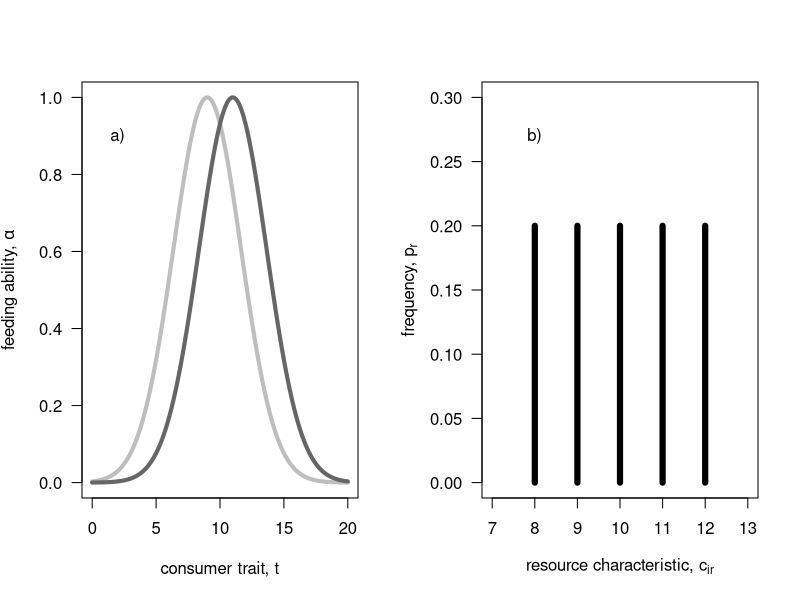
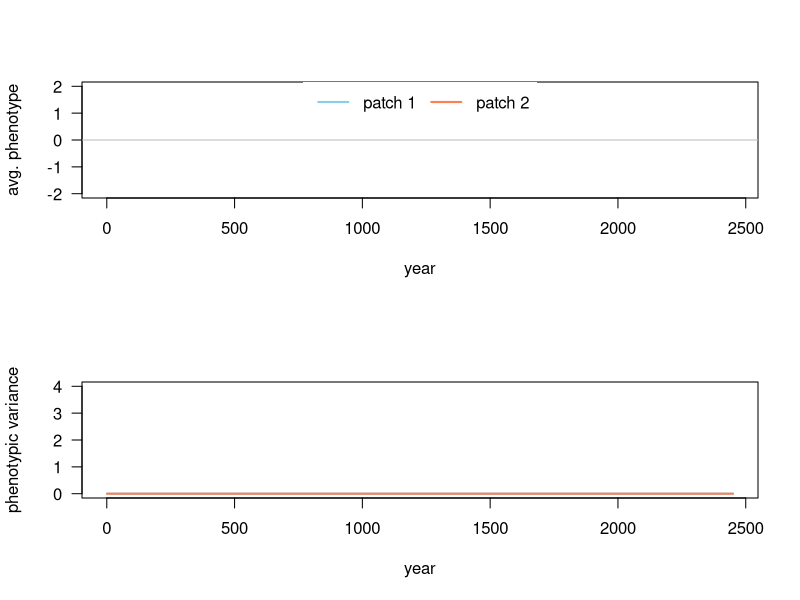
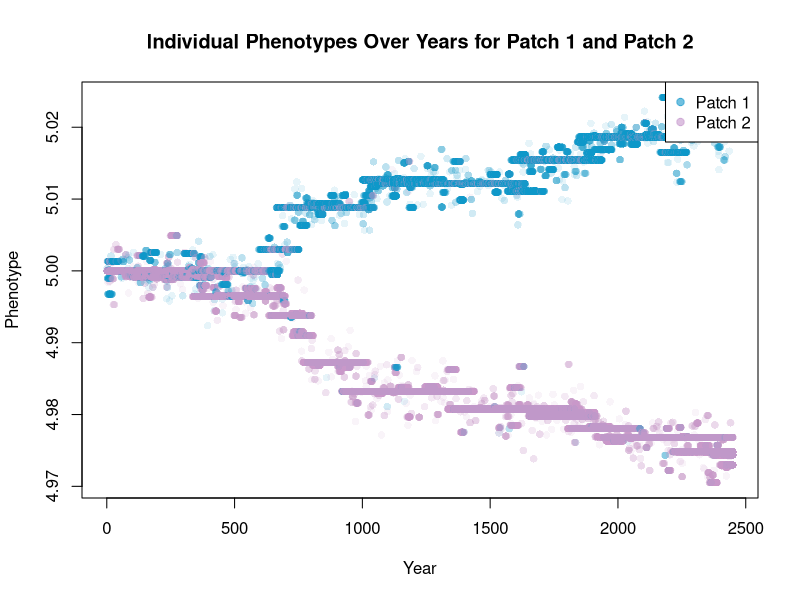
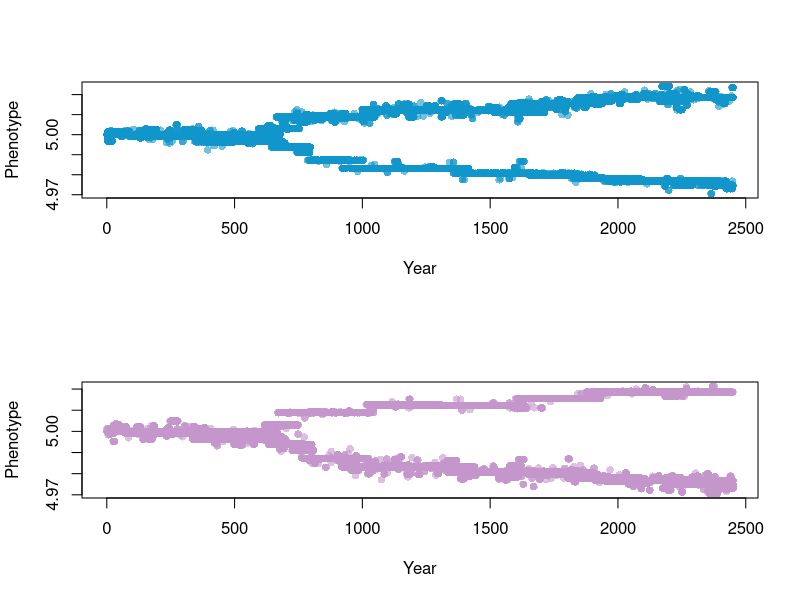

These charts were generated, in order, by the following R code: (Note: this script raises an error after producing the figures.)

rm(list=ls())  #removes stuff from environment.
# plot resource distribution            ----
par(mfrow=c(1,2))
z <- seq(0,20,0.01); omega<-7
plot( x=z, y=exp(- (z-9)^2 / (2 * omega)), lwd=4, col="gray", las=1, ylim=c(0,1), xlab="consumer trait, t", ylab=expression(paste("feeding ability, ",alpha)), type="l")
lines(x=z, y=exp(- (z-11)^2 / (2 * omega)), lwd=4, col="gray40")
text(x=2, y=0.9*1, "a)")

ct <- 8:12
plot(x=ct, y=rep.int(0.2, 5), las=1, ylab=expression(paste("frequency, ", p[r])), xlab=expression(paste("resource characteristic, ", c[i][,][r])), type="h", lwd=6, xlim=c(7,13), ylim=c(0,0.3))
text(x=8, y=0.30*0.9, "b)")

par(mfrow=c(1,1))

# define simulation function            ----
resourceCompetition <- function(resProp, resFreq, popSize, resGen=1, mutProb=0.001, mutVar=0.1, years=200, iniPmean=5, iniPvar=0.05, dispProb=0.5){

  # initialize population ......................................
  pop           <- matrix(NA, ncol=3, nrow=sum(popSize))      #NA is used here to preallocate memory for each entry while still not filling them with a value. 
  colnames(pop) <- c("patch", "pheno", "fec")
  
  pop[,1] <- c(rep.int(1,popSize[1]), rep.int(2, popSize[2]))
  pop[,2] <- iniPmean #rnorm(n=sum(popSize), mean=iniPmean, sd=0.05)
  
  stats         <- NULL
  phenotype <- matrix(NA, ncol=3, nrow=0)   # creates a matrix to store all phenotype values of all individuals in.
  colnames(phenotype) <- c("year", "patch", "phenotype")
  
  for(t in 1:years){
    
    # compute fecundity proxy ----
    # compute alpha - patch 1 ............................................................
    patch1    <- pop[pop[,1]==1,]   #This extracts all values in the pop matrix where the patch=1, i.e. they belong to patch 1. So all the rows with patch =2 are removed
    alphaSum1 <- NULL
    alpha1    <- NULL
    for(r in 1:ncol(resProp)){ # r<-1 # loop through each resource
      
      rp <- resProp[1,r]                                 # resource property 
      
      alpha     <- exp(-(patch1[,2]-rp)^2/ (2*resGen[1,1]) )  # compute all alphas
      alpha1    <- cbind(alpha1, alpha)                  # store all alphas
      alphaSum1 <- c(alphaSum1, sum(alpha) )             # store the sum over all alphas
      
    }
    
    # fec - patch 1 ............................................................
    for(i in 1:nrow(patch1)){
      
      fec <- 0
      for(r in 1:ncol(resProp)){ # r<-1; i<-1
        
        pi  <- resFreq[1,r]
        fec <- fec + pi * (alpha1[i,r]/alphaSum1[r])
        
      }
      patch1[i,3] <- fec
      
    }
    
    # alpha - patch 2 ............................................................
    patch2    <- pop[pop[,1]==2,]
    alphaSum2 <- NULL
    alpha2    <- NULL
    for(r in 1:ncol(resProp)){ # r<-1
      
      alpha     <- exp(-(patch2[,2]-resProp[2,r])^2/ (2*resGen[2,1]) )
      alpha2    <- cbind(alpha2, alpha)
      alphaSum2 <- c(alphaSum2, sum(alpha) )
      
    }
    
    # fec - patch 2 ............................................................
    for(i in 1:nrow(patch2)){
      
      fec <- 0
      for(r in 1:ncol(resProp)){ # r<-1; i<-1
        
        fec <- fec + resFreq[2,r]*alpha2[i,r]/alphaSum2[r]
        
      }
      patch2[i,3] <- fec
      
    }
    
    # create next generation  ----
    patch1new     <- patch1[sample(size=popSize[1], x=1:nrow(patch1),prob=patch1[,3], replace=T),]
    patch1new[,3] <- NA
    
    patch2new     <- patch2[sample(size=popSize[2], x=1:nrow(patch2),prob=patch2[,3], replace=T),]
    patch2new[,3] <- NA
    
    pop <- rbind(patch1new, patch2new)
    
    # mutate new generation   ----
    for(i in 1:nrow(pop)){
      
      if(runif(n=1, min=0, max=1)<=mutProb){
        
        pop[i,2] <- pop[i,2] + rnorm(n=1, mean=0, sd=mutVar)
        # print("mutation!")
        
      }
    }
    
    # dispersal               ----
    dispInds <- runif(n=nrow(pop))<dispProb
    dispInds <- which(dispInds==TRUE)
    if(length(dispInds)>=1){
      for(i in 1:length(dispInds)){
        if(pop[dispInds[i],1]==1){
          pop[dispInds[i],1] <- 2
        } else {
          pop[dispInds[i],1] <- 1
        }
      }
    }
    
    # extract stats           ----
    patch1    <- pop[pop[,1]==1,]
    patch2    <- pop[pop[,1]==2,]
    
    stats <- rbind( stats, c(t, mean(patch1[,2]), var(patch1[,2]), mean(patch2[,2]), var(patch2[,2]))) 
    #extract phenotypes of each individual each year
    phenotypes_patch1 <- cbind(rep(t, nrow(patch1)), rep(1, nrow(patch1)), patch1[,2])
    phenotypes_patch2 <- cbind(rep(t, nrow(patch2)), rep(2, nrow(patch2)), patch2[,2])
    
    phenotype <- rbind(phenotype, phenotypes_patch1, phenotypes_patch2)
  }
  
  # return output stats .............................................
  colnames(stats) <- c("year", "mean1", "var1", "mean2", "var2")
  colnames(phenotype) <- c("year", "patch", "phenotype")
  return(list(stats=stats, phenotype=phenotype))  #returns both the stats and the phenotype
  
}

# first test run                        ----
resource.frequency <- c(0.3,0.2,0.2,0.2,0.1,  #res. freq. of patch 1
                        0.1,0.2,0.2,0.2,0.3) #res. freq. pf patch 2
resource.property<- c(7,7,7,6,5,  #res. property of patch 1
                        5, 4, 3, 3, 3) #res. property pf patch 2

resFreqMatrix <- matrix(resource.frequency, nrow=2, ncol=5, byrow = TRUE); row.names(resFreqMatrix)<-c("patch1", "patch2")
resPropMatrix <- matrix(resource.property, nrow=2, ncol=5, byrow = TRUE)          ; row.names(resPropMatrix)<-c("patch1", "patch2")


output <- resourceCompetition(resProp=resPropMatrix, resFreq=resFreqMatrix, popSize=c(100, 100), resGen=matrix(c(0.1,0.1),ncol=1, nrow=2), mutProb=0.002, mutVar=0.002, years=2450, iniPmean=5, dispProb = 0.01)

data <- output$stats

#For plotting "stats":

par(mfrow=c(2,1))
plot( x=data[,1], y=data[,2], lwd=2, col="skyblue", type="l", ylim=c(-2,2), las=1, xlab="year", ylab="avg. phenotype")
lines(x=data[,1], y=data[,4], lwd=2, col="coral"); abline(h=0, col="gray", lty=1)
legend("top", legend=c("patch 1", "patch 2"), lwd=2, lty=1, col=c("skyblue", "coral"), box.col="transparent", horiz=TRUE)

plot( x=data[,1], y=data[,3], lwd=2, col="skyblue", type="l", ylim=c(0,4), las=1, xlab="year", ylab="phenotypic variance")
lines(x=data[,1], y=data[,5], lwd=2, col="coral")
par(mfrow=c(1,1))

#Plotting "phenotypes":

phenotype_data <- output$phenotype 

patch1_phenotype <- phenotype_data[phenotype_data[, 2] == 1, ]

patch2_phenotype <- phenotype_data[phenotype_data[,2]==2, ]




# Create a scatter plot of individual phenotypes

par(mfrow=c(1,1))
#Two colors, one per patch

#creating colors takes maybe to long to always be worth it.
colors <- rgb((phenotype_data[,2]-0.9)*0.7,0.59,0.8, alpha =0.1)    #Creates a vector of characters that have two different color identities based on patch idenity.

plot(phenotype_data[,1], phenotype_data[,3], pch=16, col=colors, xlab="Year", ylab="Phenotype")

#one color, for computational purposes
#plot(phenotype_data[,1], phenotype_data[,3], pch=16, col=rgb(0.8, 0.59, 0.8, alpha=0.3), xlab="Year", ylab="Phenotype")

# Add a legend to distinguish between patches
legend("topright", legend=c("Patch 1", "Patch 2"), col=c(rgb((1-0.9)*0.7,0.59,0.8, alpha =0.6), rgb((2-0.9)*0.7,0.59,0.8, alpha =0.6)), pch=19)

# Add a title to the plot
title("Individual Phenotypes Over Years for Patch 1 and Patch 2")


#One plot per patch

par(mfrow=c(2,1))

plot(patch1_phenotype[,1], patch1_phenotype[,3], pch=16, col=rgb((1-0.9)*0.7,0.59,0.8, alpha =0.6), xlab="Year", ylab="Phenotype")

plot(patch2_phenotype[,1], patch2_phenotype[,3], pch=16, col=rgb((2-0.9)*0.7,0.59,0.8, alpha =0.6), xlab="Year", ylab="Phenotype")




# explore parameters with replicates    ----
propVal    <- c(0.25, 0.4, 0.50, 0.55, 0.6, 0.7, 1.00)
propVar <- NULL

for(i in 1:length(propVal)){ # i<-1
  propVar    <- c(propVar, sum(((-2:2)*propVal[i]-0)^2)/5 )
}

dataP_mean <- NULL
dataP_sd   <- NULL
for(p in 1:length(propVal)){
  dataR_mean <- NULL
  dataR_sd   <- NULL
  for(r in 1:2){ 
    data       <- resourceCompetition(resProp=resPropMatrix*propVal[p], 
                                      resFreq=resFreqMatrix, 
                                      resGen=matrix(c(0.5,0.5),ncol=1, nrow=2), 
                                      mutProb=0.005, mutVar=0.5, 
                                      popSize=c(1000, 1000), 
                                      years=250, iniPmean=1)[250, ,drop=F]
    dataR_mean <- c( dataR_mean, mean(c(data[,2], data[,4])) )
    dataR_sd   <- c( dataR_sd  , mean(c(data[,3], data[,5])) )
  }
  dataP_mean <- rbind(dataP_mean, c(propVar[p], mean(dataR_mean), max(dataR_mean), min(dataR_mean)))
  dataP_sd   <- rbind(dataP_sd  , c(propVar[p], mean(dataR_sd)  , max(dataR_sd)  , min(dataR_sd)))
  print(p)
  
}
colnames(dataP_mean) <- c("resource var", "mean z", "max z"     , "min z")
colnames(dataP_sd)   <- c("resource var", "mean z", "max var(z)", "min var(z)")

# plot  .......................
par(mfrow=c(2,1))
plot(x=dataP_mean[,1], y=dataP_mean[,2], lwd=2, type="o", las=1, xlab="resource variation", ylab="mean phenotype", ylim=c(-1,1), xlim=c(0,max(dataP_sd[,1])))
lines(x=dataP_mean[,1], y=dataP_mean[,3], lwd=2, col="gray")
lines(x=dataP_mean[,1], y=dataP_mean[,4], lwd=2, col="gray")
abline(h=0, col="gray", lty=3)

plot(x=dataP_sd[,1], y=dataP_sd[,2], lwd=2, type="o", las=1, xlab="resource variation", ylab="phenotypic variance", ylim=c(0,2), xlim=c(0,max(dataP_sd[,1])))
lines(x=dataP_sd[,1], y=dataP_sd[,3], lwd=2, col="gray")
lines(x=dataP_sd[,1], y=dataP_sd[,4], lwd=2, col="gray")
abline(v=0.5, col="dodgerblue", lwd=2, lty=3)
legend("top", legend=c("resource generalism"), lty=3, lwd=2,col="dodgerblue", box.col="transparent")

